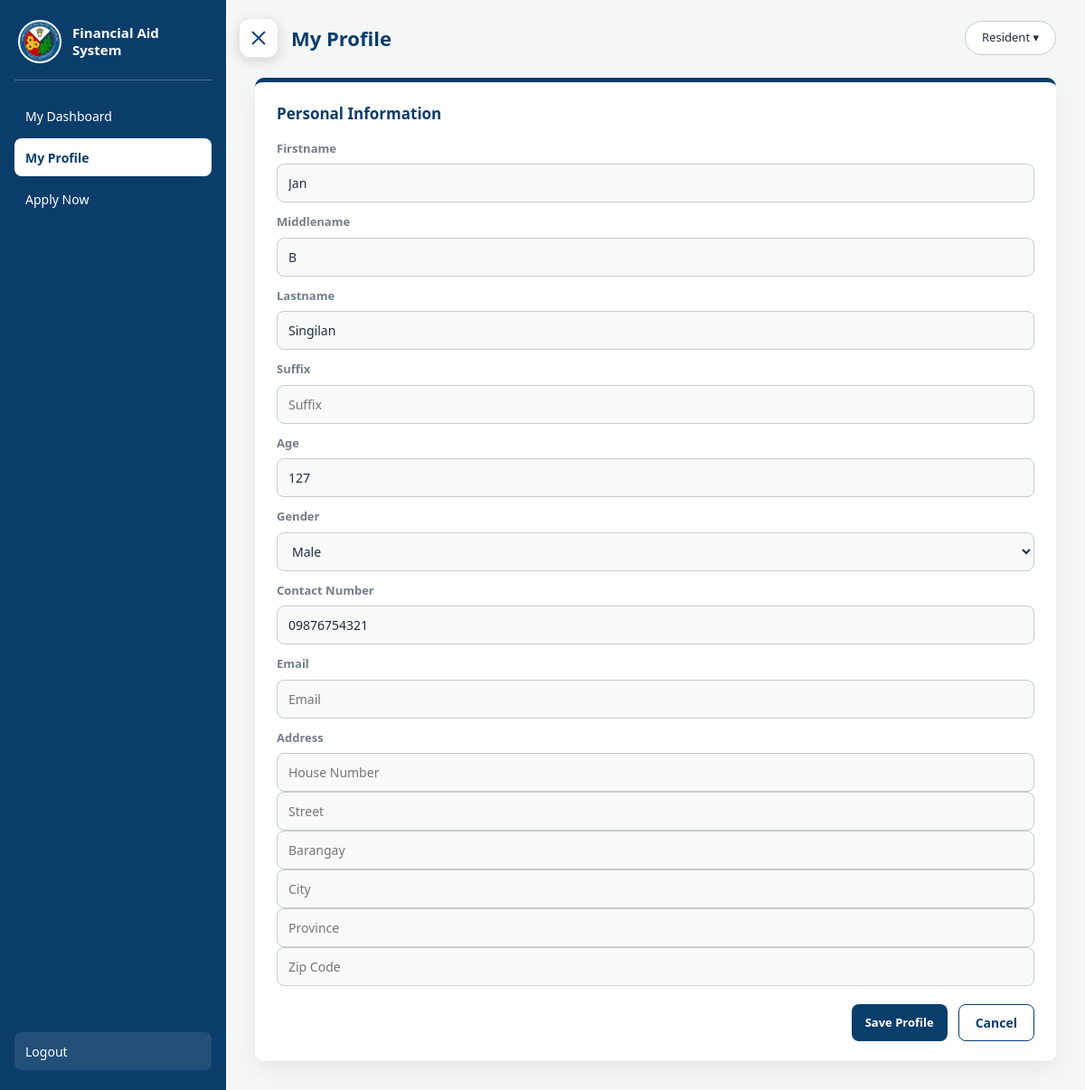
The app's page /resident/profile.php (signed in), older data.
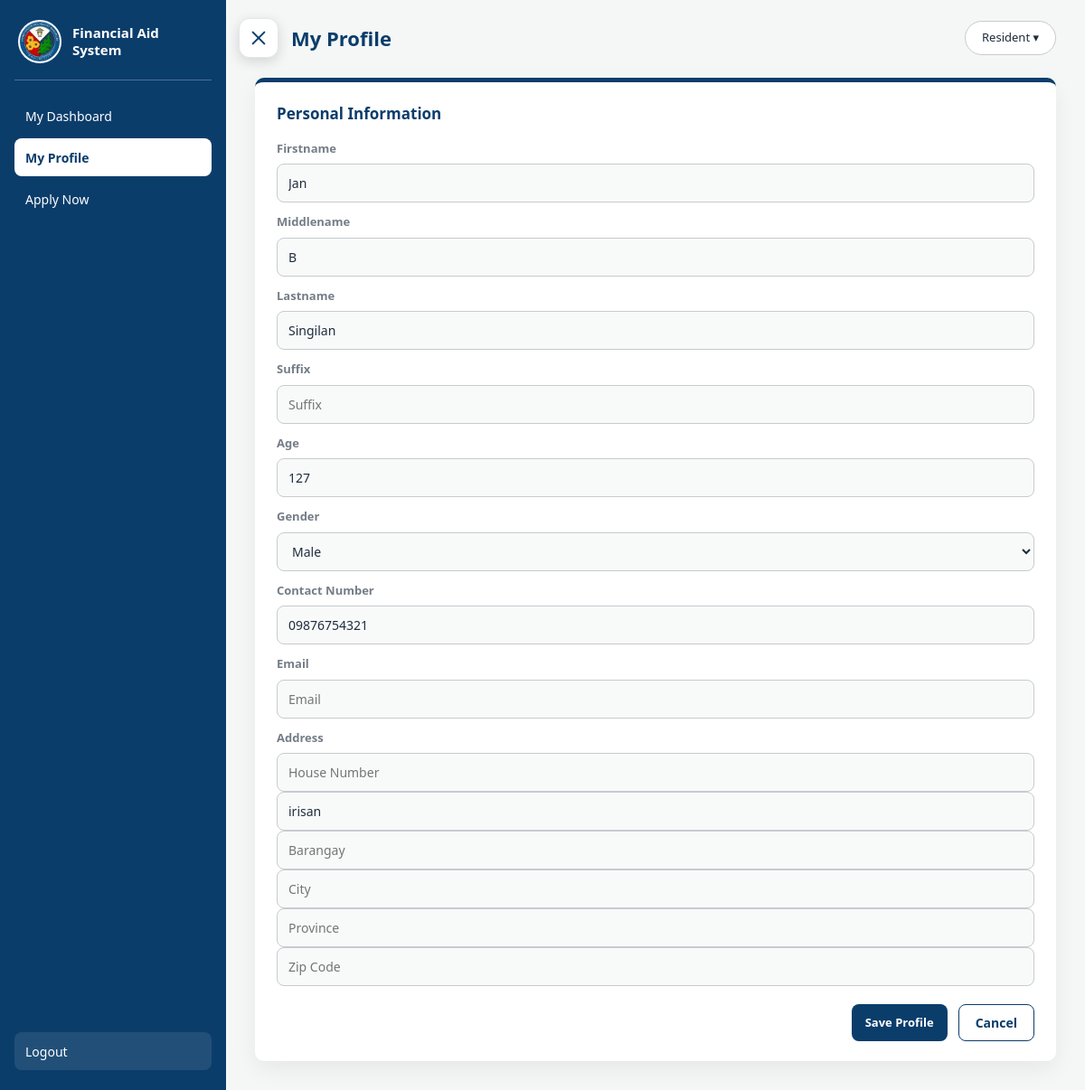
The same page, newer data.
### tables this page shows
CREATE TABLE `resident_information` (
  `resident_id`       INT NOT NULL AUTO_INCREMENT,
  `user_id`           INT DEFAULT NULL,
  `firstname`         VARCHAR(50)  NOT NULL,
  `middlename`        VARCHAR(50)  DEFAULT NULL,
  `lastname`          VARCHAR(50)  NOT NULL,
  `suffix`            VARCHAR(10)  DEFAULT NULL,
  `nickname`          VARCHAR(50)  DEFAULT NULL,
  `birthdate`         DATE DEFAULT NULL,
  `move_in_date`      DATE DEFAULT NULL,
  `age`               TINYINT UNSIGNED DEFAULT NULL,       
  `gender`            ENUM('Male','Female','Other') DEFAULT NULL,
  `civilstatus`       ENUM('Single','Married','Widowed','Annulled') DEFAULT NULL,
  `contact`           VARCHAR(20)  DEFAULT NULL,
  `email`             VARCHAR(100) DEFAULT NULL,
  `housenumber`       VARCHAR(20)  DEFAULT NULL,
  `street`            VARCHAR(60) DEFAULT NULL,
  `barangay`          VARCHAR(50) DEFAULT NULL,
  `city`              VARCHAR(50) DEFAULT NULL,
  `province`          VARCHAR(50) DEFAULT NULL,
  `zipcode`           CHAR(4)      DEFAULT NULL,            
  `address`           VARCHAR(300) DEFAULT NULL,           
  `birthplace`        VARCHAR(60) DEFAULT NULL,
  `occupation`        VARCHAR(60) DEFAULT NULL,
  `monthly_income`    DECIMAL(10,2) DEFAULT NULL,
  `education`         ENUM('Elementary','High School','Senior High School','College','Graduate','Vocational') DEFAULT NULL,
  `course`            VARCHAR(100) DEFAULT NULL,
  `talents`           TEXT DEFAULT NULL,
  `marketable_skills` TEXT DEFAULT NULL,
  `health_condition`  TEXT DEFAULT NULL,
  `transport_mode`    ENUM('Public transportation','Personal vehicle','Company service','Walking','Other') DEFAULT NULL,
  `transport_details` VARCHAR(100) DEFAULT NULL,
  `soloparent`        ENUM('Yes','No') DEFAULT NULL,
  `children`          TINYINT UNSIGNED DEFAULT NULL,       
  `member`            ENUM('Yes','No') DEFAULT NULL,
  `program`           VARCHAR(100) DEFAULT NULL,
  `dependent`         ENUM('Yes','No') DEFAULT NULL,
  `relationship`      VARCHAR(50) DEFAULT NULL,
  `benefits`          VARCHAR(100) DEFAULT NULL,           
  `school`            VARCHAR(100) DEFAULT NULL,
  `yearlevel`         VARCHAR(30)  DEFAULT NULL,
  `enrolled`          VARCHAR(20)  DEFAULT NULL,
  `attained`          VARCHAR(30) DEFAULT NULL,
  `senior`            VARCHAR(150) DEFAULT NULL,           
  `issues`            TEXT DEFAULT NULL,
  PRIMARY KEY (`resident_id`),
  UNIQUE KEY `resident_information_user_id` (`user_id`),
  KEY `idx_resident_name` (`lastname`, `firstname`),       
  CONSTRAINT `resident_information_user_fk`
    FOREIGN KEY (`user_id`) REFERENCES `user` (`user_id`)
    ON DELETE SET NULL
);

### classes/resident.php (called while the page is built, shortened)
<?php
	class Resident{
		private PDO $pdo;
		function __construct(PDO $pdo){
			$this -> pdo = $pdo;
		}
		public function show_update_data($user_id){
		    $fetch = "SELECT * FROM resident_information WHERE user_id = ?";
		    $prep = $this->pdo->prepare($fetch);
		    $prep->execute([$user_id]);
		    return $prep->fetch();
		}
	}
?>

### resident/profile.php (the view, shortened to what the changed rows need)
<?php
    require_once "../dbconn.php";
    require_once "../classes/resident.php";
    $conn = new Resident($pdo);
    $user_id = $_SESSION['user_id'];
    $row = $conn->show_update_data($user_id);
?>
<!DOCTYPE html>
<html lang="en">
<head>
    <link rel="stylesheet" href="../theme.css">
</head>
<body>
<div class="dashboard">
    <main class="main-content">
        <div class="topbar">
            <h2>My Profile</h2>
        </div>
        <div class="content-grid">
            <section class="panel">
                <form method="post">
                    <div class="form-group">
                        <label>Firstname</label>
                        <input
                            type="text"
                            name="firstname"
                            class="form-control"
                            placeholder="Firstname"
                            value="<?= htmlspecialchars($row['firstname'] ?? '') ?>"
                            required>
                    </div>
                    <div class="form-group">
                        <label>Middlename</label>
                        <input
                            type="text"
                            name="middlename"
                            class="form-control"
                            placeholder="Middlename"
                            value="<?= htmlspecialchars($row['middlename'] ?? '') ?>"
                            required>
                    </div>
                    <div class="form-group">
                        <label>Lastname</label>
                        <input
                            type="text"
                            name="lastname"
                            class="form-control"
                            placeholder="Lastname"
                            value="<?= htmlspecialchars($row['lastname'] ?? '') ?>"
                            required>
                    </div>
                    <div class="form-group">
                        <label>Age</label>
                        <input
                            type="number"
                            name="age"
                            class="form-control"
                            placeholder="Age"
                            value="<?= htmlspecialchars($row['age'] ?? '') ?>"
                            min="1"
                            required>
                    </div>
                    <div class="form-group">
                        <label>Gender</label>
                        <select name="gender" class="form-control" required>
                            <option value="Male" <?= ($row['gender'] ?? '') == 'Male' ? 'selected' : '' ?>>Male</option>
                        </select>
                    </div>
                    <div class="form-group">
                        <label>Contact Number</label>
                        <input
                            type="text"
                            name="contact"
                            class="form-control"
                            placeholder="Contact Number"
                            value="<?= htmlspecialchars($row['contact'] ?? '') ?>"
                            required>
                    </div>
                    <div class="form-group">
                        <tr>
                            <td><input type="text" name="street" class="form-control" placeholder="Street" value="<?= htmlspecialchars($row['street'] ?? '') ?>"></td>
                        </tr>
                    </div>
                </form>
            </section>
        </div>
    </main>
</div>
</body>
</html>

Row changes from the older to the newer data that the page shows:
changed resident_information "Jan": street (not shown) → "irisan"
